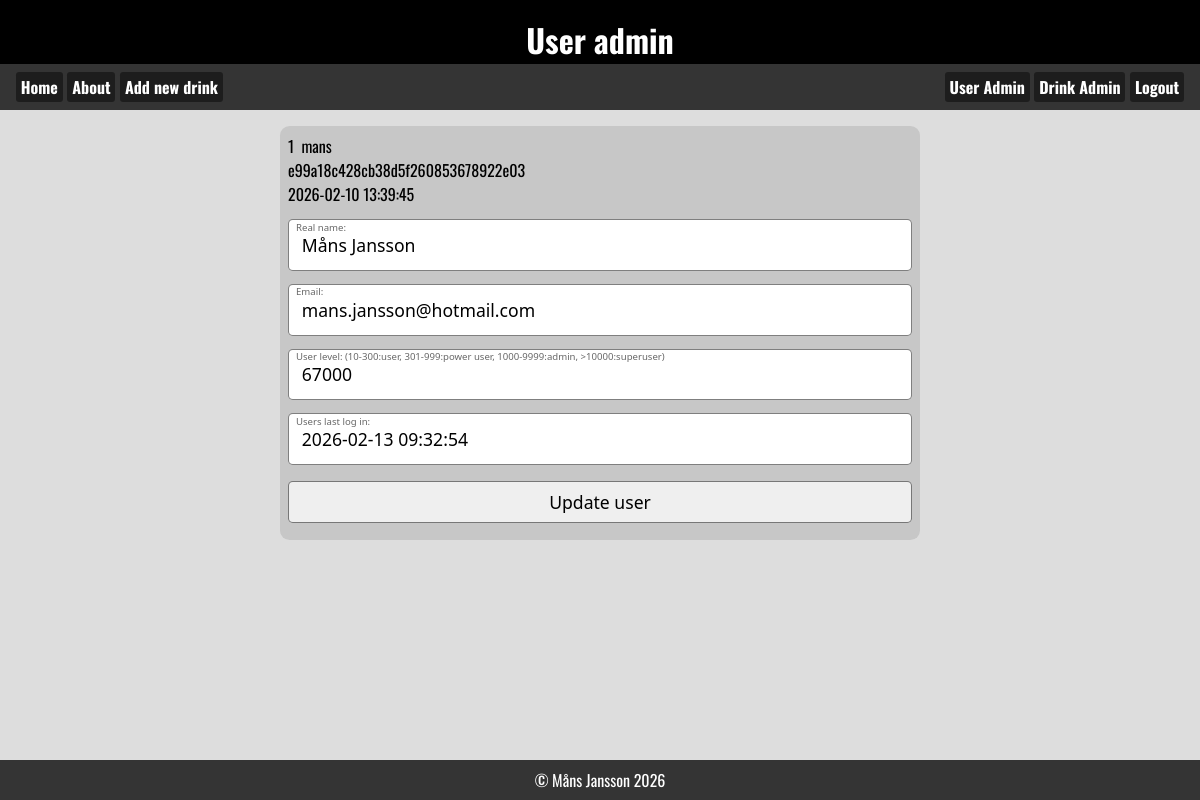
Screenshot of /useradmin.php?edit=1 (signed in) with the database file from the repository.
### tables this page shows
CREATE TABLE `tbl_user` (
  `id` int(11) NOT NULL,
  `username` varchar(32) NOT NULL,
  `password` varchar(255) NOT NULL,
  `userlevel` int(11) NOT NULL DEFAULT 5,
  `lastlogin` timestamp NOT NULL DEFAULT current_timestamp() ON UPDATE current_timestamp(),
  `realname` varchar(80) NOT NULL,
  `mail` varchar(100) NOT NULL,
  `created` timestamp NOT NULL DEFAULT current_timestamp()
);

### useradmin.php (the view, shortened to what this page needs)
<!DOCTYPE html>
<?php require_once("asset.php"); ?>
<html lang="en">
<head>
    <link rel="stylesheet" href="style.css">
</head>
<body>
    <header>
        <h1>User admin</h1>
    </header>
    <?php require_once("_nav.php"); ?>
    <main>
        <?php  if(isset($_GET['edit'])): ?>
            <?php
                $id=intval($_GET['edit']);
                $sql="SELECT * FROM tbl_user WHERE id=$id";
                $result=mysqli_query($conn, $sql);
                $user_data=mysqli_fetch_assoc($result);
            ?>
        <form action="useradmin.php" method="POST">
            <div class="data"><?=$id?>&nbsp;&nbsp;<?=$user_data['username']?><br><?=$user_data['password']?><br><?=$user_data['created']?></div>
            <label for="realname">Real name:</label>
            <input type="text" name="realname" id="realname" value="<?=$user_data['realname']?>">
            <label for="mail">Email:</label>
            <input type="email" name="mail" id="mail" value="<?=$user_data['mail']?>">
            <label for="userlevel">User level: (10-300:user, 301-999:power user, 1000-9999:admin, >10000:superuser)</label>
            <input type="number" name="userlevel" id="userlevel" value="<?=$user_data['userlevel']?>">
            <label for="lastlogin">Users last log in:</label>
            <input type="datetime" name="lastlogin" id="lastlogin" value="<?=$user_data['lastlogin']?>">
            <input type="submit" name="btn_edit" value="Update user">
        </form>
            <?php endif;?>
    </main>
    <?php require_once("_footer.php"); ?>
</body>
</html>

### style.css (style rules this page uses)
:root { --clr_back_header:#000; --clr_header:#ffffff; --clr_back_nav:#343434; --clr_back_footer:var(--clr_back_nav); --header_font:"Oswald", sans-serif; --main_bg:#00000022; }
*, *:before, *:after { margin: 0; padding: 0; box-sizing: border-box; }
body { height:100dvh; display:flex; flex-direction: column; font-family: system-ui, sans-serif; }
main { background: var(--main_bg); }
header { background: var(--clr_back_header); color:var(--clr_header); height:4rem; padding: 1rem; font-family: var(--header_font); display: flex; justify-content: center; }
main { flex-grow: 5; display:flex; flex-direction: column; gap:1rem; padding-top: 1rem; font-family: var(--header_font); overflow-y: auto; }
:root { --formborder: rgb(0, 0, 0, .5); --formback: rgb(0, 0, 0, .1); --formlabelcolor: rgb(0, 0, 0, .6) }
form { position: relative; display: flex; flex-direction: column; width: 40rem; padding: .5rem; background: var(--formback); border-radius: .6rem; margin-left: auto; margin-right: auto; }
label { position: relative; top: .9rem; left: .5rem; font: .6rem system-ui; color: var(--formlabelcolor); }
input[type="submit"], input[type="button"], button { margin-top: 1rem; margin-bottom: .6rem; padding: .5rem; }

### rows the page displays
tbl_user: username "mans", password "e99a18c428cb38d5f260853678922e03", created "2026-02-10 13:39:45", realname "Måns Jansson", mail "mans.jansson@hotmail.com", userlevel "67000", lastlogin "2026-02-13 09:32:54"

### other values shown
$id "1"
